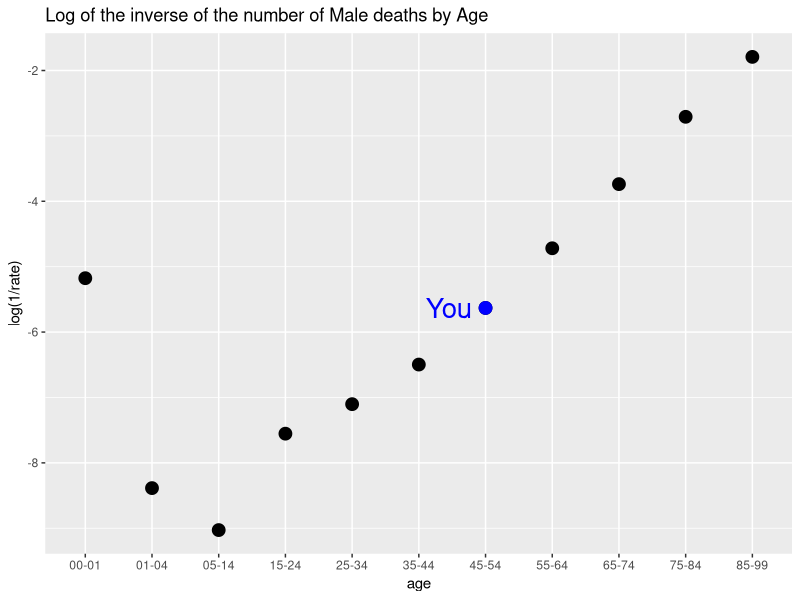
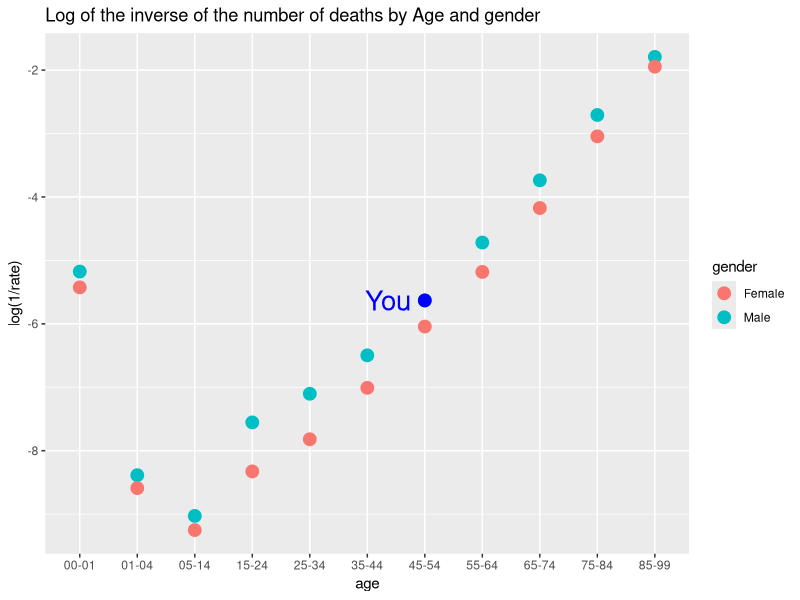

Source code (R) for these figures, in order: (Note: this script raises an error after producing the figures.)
## ---- chunk 1
library(ggplot2)
deathdata <- data.frame(age=c('00-01','01-04','05-14','15-24','25-34','35-44','45-54','55-64','65-74','75-84','85-99','00-01','01-04','05-14','15-24','25-34','35-44','45-54','55-64','65-74','75-84','85-99'),
                        Age=c(0,2.5,10,20,30,46,50,60,70,80,90,0,2.5,10,20,30,46,50,60,70,80,90),
                        rate=c(177,4386,8333,1908,1215,663,279,112,42,15,6,227,5376,10417,4132,2488,1106,421,178,65,21,7),
                        gender=c('Male','Male','Male','Male','Male','Male','Male','Male','Male','Male','Male','Female','Female','Female','Female','Female','Female','Female','Female','Female','Female','Female'))
deathdata$age <- as.character(deathdata$age)
input.data <- subset(deathdata, age == '45-54' & gender == 'Male')
## ---- chunk 2
g <- ggplot(deathdata[deathdata$gender == input.data$gender,], aes(x=age, y=log(1/rate))) + geom_point(size=4) +
    geom_point(data=input.data, colour="blue", size=4) +
    geom_text(data=input.data, label="You", hjust=1.3, size=7, colour="blue") +
    labs(title=paste0("Log of the inverse of the number of ", input.data$gender, " deaths by Age"))
plot(g)
## ---- chunk 3
g <- ggplot(deathdata, aes(x=age, y=log(1/rate), color=gender)) + geom_point(size=4) +
    geom_point(data=input.data, colour="blue", size=4) +
    geom_text(data=input.data, label="You", hjust=1.3, size=7, colour="blue") +
    labs(title=paste0("Log of the inverse of the number of deaths by Age and gender"))
plot(g)

test <- t.test(rate ~ gender, data=deathdata, paired=FALSE, var.equal=TRUE)
ptest <- round(test$p.value, 3)
## ---- chunk 4
get.pred.out <- function(deathdata, input.data){
  pred <- deathdata[deathdata$gender==input.data$gender,]
  pred$rateorig <- pred$rate
  pred$rateinv <- log(1/pred$rateorig)
  pred$age_prox2 <- pred$Age
  
  pred.out <- pred[pred$gender==input.data$gender & pred$age == input.data$age,]
  
  pred.out$rate <- as.data.frame(1/exp(predict(lm(rateinv ~ age_prox2, data=pred), pred.out)))
  
  return(pred.out)
}
pred.out <- get.pred.out(deathdata, input.data)
g <- ggplot(deathdata[deathdata$gender==input.data$gender,], aes(x=Age, y=log(1/rate), color=gender)) + 
  geom_point(size=4) +
  geom_smooth(method="lm", col="green", size=1) +
  geom_point(data=pred.out, colour="blue", size=4) +
  geom_text(data=pred.out, label="You", vjust=-1.2, size=7, colour="blue") +
  labs(title=paste0("Log of the inverse of the number of ", input.data$gender, " deaths by Age"))

plot(g)
